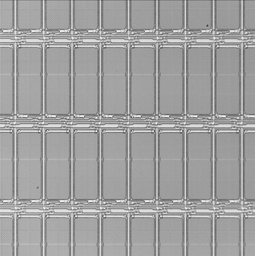
#> input picture task4/task4/task4/img1.png, 255 x 256 px, shrunk from 750 x 753 before the run
$ python task4.py
#> lines starting #> are read from the running program, lines starting #| are printed output that depends on the picture; after the words box and inside, x2 and y2 are one past the last pixel; in counts of white or black regions, pixels touching at a corner belong together; long printed decimals are rounded
import cv2 as cv
import matplotlib.pyplot as plt
from numpy import *


def imagePadding(imgArr, size):
    if size == 0:
        return imgArr;
    rows, cols = imgArr.shape;
    imgPad = zeros((rows+2*size, cols+2*size));
    imgPad[size: size+rows, size: size+cols] = imgArr;
    imgPad[0: size, size: -size] = imgArr[0, :];
    imgPad[-size: , size: -size] = imgArr[-1, :];
    imgPad[size: -size, 0: size] = tile(imgArr[:, 0], (size, 1)).transpose();
    imgPad[size: -size, -size: ] = tile(imgArr[:, -1], (size, 1)).transpose();
    imgPad[0: size, 0: size] = imgArr[0, 0];
    imgPad[0: size, -size: ] = imgArr[0, -1];
    imgPad[-size: , 0: size] = imgArr[-1, 0];
    imgPad[-size: , -size: ] = imgArr[-1, -1];
    return imgPad

def compare(imgPad, padSize, step):
    rows,cols = imgPad.shape;
    rows = rows - padSize * 2;
    cols = cols - padSize * 2;
    imgCompare = zeros((rows, cols));

    for currCol in range(cols):
        for currRow in range(rows):
            currPoint = imgPad[currRow+padSize, currCol+padSize];

            k = 0;
            tmpSum = 0.0;
            remainder = currCol % step;
            compareCol = int(remainder + 0.5);
            while compareCol < cols:
                compareArea = imgPad[currRow:currRow+2*padSize+1, compareCol: compareCol+2*padSize+1].copy();
                compareArea = compareArea - currPoint;
                compareArea = abs(compareArea);
                tmpMin = compareArea.min();
                tmpSum = tmpSum + tmpMin;

                k = k + 1;
                compareCol = int(k * step + remainder + 0.5);

            imgCompare[currRow, currCol] = tmpSum / k;
        if(currCol % 50 == 0):
            print(currCol, '/', cols);

    return imgCompare.astype(uint8);

def getBestStep(img):
    rows,cols = img.shape;
    stepMax = cols // 2;
    stepMin = cols // 30;
    minRecordsNum = (stepMax - stepMin)//40;
    testRows = range(1, rows, 3);

    img = img.astype('int32');

    record = zeros(stepMax - stepMin);
    for step in range(stepMin, stepMax):
        iterMax = cols // step;
        count = (iterMax - 1) * step;
        compareBase = img[testRows, 0:step];
        total = 0;
        for iter in range(1, iterMax):
            total += abs(img[testRows, step * iter: step * iter + step] - compareBase).sum();
        record[step - stepMin] = total / count;

    minRecords = argsort(record)[0: minRecordsNum] + stepMin;
    print(minRecords);
    minRecords.sort();
    print(minRecords);
    diffArr = minRecords[1:]-minRecords[:-1];
    print(diffArr);
    diff = diffArr[diffArr > stepMin].mean();
    step = minRecords.sum() / (minRecords // diff).sum();
    print('step = ', step);

    #显示图像
    try:
        '''
        print('close figure 1 to continue....')
        plt.plot(range(stepMin, stepMax), record);
        plt.show();

        stepManual = float(input('Is ok? \nIf your answer is yes, input number 1,\nor input the step value you caculate:\n'));
        if (stepManual > stepMin) & (stepManual < stepMax):
            step = stepManual;
            print('step = ', step);
        else:
            print('\nyes...');
        '''
    finally:
        plt.figure(1);
        plt.plot(range(stepMin, stepMax), record);
        return step;

if __name__ == '__main__':
    padSize = 1;
    threshold = 40; # 可改进为自动

    img = cv.imread('img1.png', 0);
#> img is the input picture: shape (256, 255); min 55, max 252, mean 159.8

    step = getBestStep(img);
#> after the loop in getBestStep, `for step in range(stepMin, stepMax):`: record = 119 values, max 1915.6 at index 118, min 697.8 at index 77, mean 1669.5
#> in getBestStep, `minRecords = argsort(record)[0: minRecordsNum] + stepMin;`: minRecords = [85, 113]
#| [ 85 113]
#| [ 85 113]
#> in getBestStep, `diffArr = minRecords[1:]-minRecords[:-1];`: diffArr = [28]
#| [28]
#> in getBestStep, `diff = diffArr[diffArr > stepMin].mean();`: diff = 28
#> in getBestStep, `step = minRecords.sum() / (minRecords // diff).sum();`: step = 28.29
#| step =  28.286
#> step = 28.29


    imgPad = imagePadding(img, padSize);
#> in imagePadding, `imgPad[size: size+rows, size: size+cols] = imgArr;`:
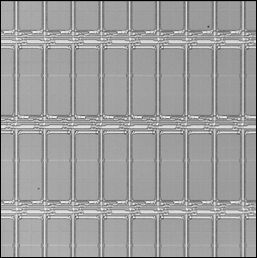
#> imgPad: shape (258, 257) float64; min 0, max 252, mean 157.3
#> in imagePadding, `imgPad[size: -size, -size: ] = tile(imgArr[:, -1], (size, 1)).transpos..`:
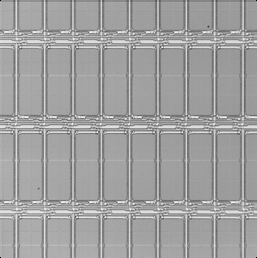
#> imgPad: shape (258, 257) float64; min 0, max 252, mean 159.7
#> in imagePadding, `imgPad[0: size, 0: size] = imgArr[0, 0];`: imgPad: shape (258, 257) float64; under 0.01% of pixels changed, all inside (x1, y1, x2, y2) = (0, 0, 1, 1)
#> in imagePadding, `imgPad[0: size, -size: ] = imgArr[0, -1];`: imgPad: shape (258, 257) float64; min 0, max 252, mean 159.7
#> in imagePadding, `imgPad[-size: , 0: size] = imgArr[-1, 0];`: imgPad: shape (258, 257) float64; min 0, max 252, mean 159.7
#> in imagePadding, `imgPad[-size: , -size: ] = imgArr[-1, -1];`: imgPad: shape (258, 257) float64; min 55, max 252, mean 159.7
    imgCompare = compare(imgPad, padSize, step);
#> after the loop in compare, `for currCol in range(cols):`:
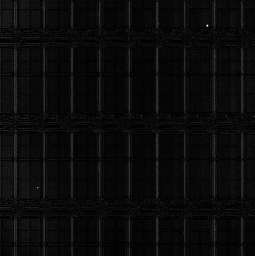
#> imgCompare: shape (256, 255) float64; min 0, max 92.67, mean 4; drawn with min black and max white
#> in compare, `return imgCompare.astype(uint8);`:
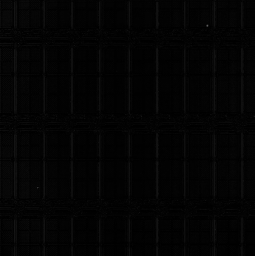
#> returned value: shape (256, 255); min 0, max 92, mean 3.5

    imgCompare[imgCompare < threshold] = 0;
    imgCompare[imgCompare >= threshold] = 255;
#> imgCompare: shape (256, 255); 0.01% white in thin lines or dots, all inside (x1, y1, x2, y2) = (37, 25, 208, 188)

    imgResult = cv.cvtColor(img, cv.COLOR_GRAY2RGB)
    r, g, b = cv.split(imgResult);
    r[imgCompare >= threshold] = 255;
#> r: shape (256, 255); 0.01% of pixels changed, all inside (x1, y1, x2, y2) = (37, 25, 208, 188)
    g[imgCompare >= threshold] = 0;
    b[imgCompare >= threshold] = 0;
    imgResult = cv.merge((r, g, b));
    # hist_cv = cv.calcHist([imgCompare],[0],None,[256],[0,256]);
    # plt.plot(hist_cv);

    plt.figure(2);
    plt.subplot(131),plt.imshow(img, 'gray');
    plt.subplot(132),plt.imshow(imgCompare,'gray');
    plt.subplot(133),plt.imshow(imgResult);
    plt.show();
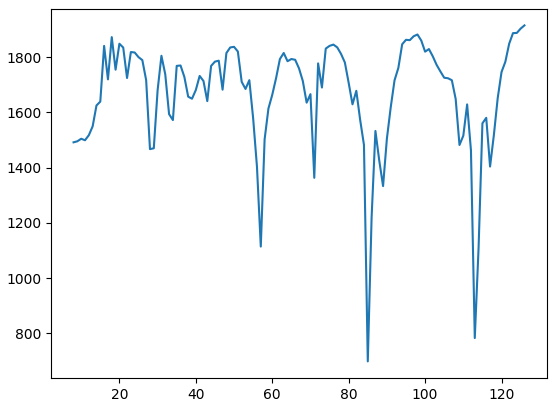
#> figure drawn by matplotlib, 1 panel; curve peaks at x = 126, y = 1915.6
